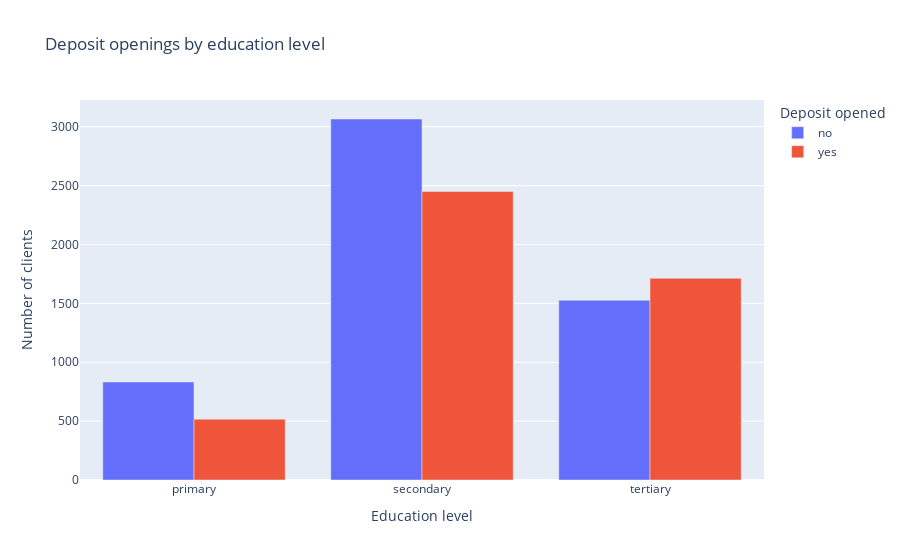

The code cell stored with this chart in its notebook:
### Code cell
# Visualizing deposit openings and rejections based on education level  

# Grouping data by education level and deposit status  
bar_data = df_cleaned.groupby(by='education', as_index=False)['deposit'].value_counts()  

# Creating a bar chart to show deposit openings by education level  
fig = px.bar(  
    data_frame=bar_data,  
    x="education",  
    y="count",  
    color="deposit",  
    labels={'deposit': 'Deposit opened',  
            'count': 'Number of clients',  
            'education': 'Education level'},  
    barmode="group",  
    orientation='v',  
    title='Deposit openings by education level'  
)  

fig.show()

### Figure 1 — Plotly figure (JSON) as saved in the notebook; plotly's stock layout.template omitted (floating-point values rounded to 4 significant figures)
{"data": [{"alignmentgroup": "True", "hovertemplate": "Deposit opened=no<br>Education level=%{x}<br>Number of clients=%{y}<extra></extra>", "legendgroup": "no", "marker": {"color": "#636efa", "pattern": {"shape": ""}}, "name": "no", "offsetgroup": "no", "orientation": "v", "showlegend": true, "textposition": "auto", "type": "bar", "x": ["primary", "secondary", "tertiary"], "xaxis": "x", "y": [832, 3066, 1526], "yaxis": "y"}, {"alignmentgroup": "True", "hovertemplate": "Deposit opened=yes<br>Education level=%{x}<br>Number of clients=%{y}<extra></extra>", "legendgroup": "yes", "marker": {"color": "#EF553B", "pattern": {"shape": ""}}, "name": "yes", "offsetgroup": "yes", "orientation": "v", "showlegend": true, "textposition": "auto", "type": "bar", "x": ["primary", "secondary", "tertiary"], "xaxis": "x", "y": [517, 2451, 1713], "yaxis": "y"}], "layout": {"barmode": "group", "legend": {"title": {"text": "Deposit opened"}, "tracegroupgap": 0}, "title": {"text": "Deposit openings by education level"}, "xaxis": {"anchor": "y", "domain": [0, 1], "title": {"text": "Education level"}}, "yaxis": {"anchor": "x", "domain": [0, 1], "title": {"text": "Number of clients"}}}}
